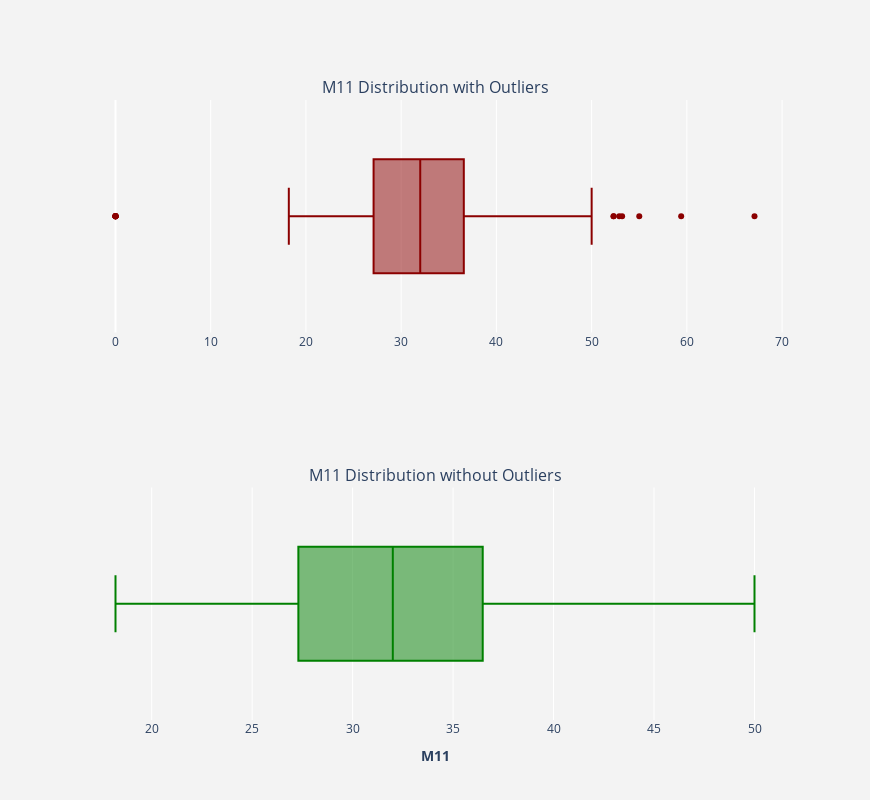

This figure's notebook cell:
### Markdown cell above
# Age remove outlines

### Code cell
"""Plot Weight with and without outliers."""
plotBoxPlot(train.M11,removeOutliers(train.M11))

### Figure 1 — Plotly figure (JSON) as saved in the notebook; plotly's stock layout.template omitted (floating-point values rounded to 4 significant figures; data arrays with more than 128 entries replaced by an {"elided": "..."} marker saying what was removed)
{"data": [{"marker": {"color": "darkred"}, "name": "", "type": "box", "x": {"elided": "599 float values"}, "xaxis": "x", "yaxis": "y"}, {"marker": {"color": "green"}, "name": "", "type": "box", "x": {"elided": "583 float values"}, "xaxis": "x2", "yaxis": "y2"}], "layout": {"annotations": [{"font": {"size": 16}, "showarrow": false, "text": "M11 Distribution with Outliers", "x": 0.5, "xanchor": "center", "xref": "paper", "y": 1, "yanchor": "bottom", "yref": "paper"}, {"font": {"size": 16}, "showarrow": false, "text": "M11 Distribution without Outliers", "x": 0.5, "xanchor": "center", "xref": "paper", "y": 0.375, "yanchor": "bottom", "yref": "paper"}], "height": 800, "paper_bgcolor": "rgb(243, 243, 243)", "plot_bgcolor": "rgb(243, 243, 243)", "showlegend": false, "width": 870, "xaxis": {"anchor": "y", "domain": [0, 1]}, "xaxis2": {"anchor": "y2", "domain": [0, 1], "title": {"text": "<b>M11</b>"}}, "yaxis": {"anchor": "x", "domain": [0.625, 1]}, "yaxis2": {"anchor": "x2", "domain": [0, 0.375]}}}
